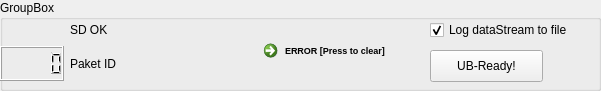
   <widget class="QGroupBox" name="groupBox_10">
    <property name="geometry">
     <rect>
      <x>190</x>
      <y>360</y>
      <width>601</width>
      <height>91</height>
     </rect>
    </property>
    <property name="title">
     <string>GroupBox</string>
    </property>
    <widget class="QWidget" name="gridLayoutWidget_10">
     <property name="geometry">
      <rect>
       <x>0</x>
       <y>20</y>
       <width>170</width>
       <height>61</height>
      </rect>
     </property>
     <layout class="QGridLayout" name="gridLayout_10">
      <item row="1" column="0">
       <widget class="QLCDNumber" name="paketIDLCD"/>
      </item>
      <item row="0" column="0">
       <widget class="QLabel" name="sdOkLED">
        <property name="minimumSize">
         <size>
          <width>20</width>
          <height>20</height>
         </size>
        </property>
        <property name="maximumSize">
         <size>
          <width>20</width>
          <height>20</height>
         </size>
        </property>
        <property name="text">
         <string/>
        </property>
        <property name="pixmap">
         <pixmap resource="FireTamer.qrc">:/images/ledoff.png</pixmap>
        </property>
        <property name="scaledContents">
         <bool>true</bool>
        </property>
       </widget>
      </item>
      <item row="0" column="1">
       <widget class="QLabel" name="label_8">
        <property name="maximumSize">
         <size>
          <width>100</width>
          <height>16777215</height>
         </size>
        </property>
        <property name="text">
         <string>SD OK</string>
        </property>
       </widget>
      </item>
      <item row="1" column="1">
       <widget class="QLabel" name="label_9">
        <property name="minimumSize">
         <size>
          <width>20</width>
          <height>20</height>
         </size>
        </property>
        <property name="text">
         <string>Paket ID</string>
        </property>
       </widget>
      </item>
     </layout>
    </widget>
    <widget class="QWidget" name="gridLayoutWidget_11">
     <property name="geometry">
      <rect>
       <x>200</x>
       <y>20</y>
       <width>221</width>
       <height>63</height>
      </rect>
     </property>
     <layout class="QGridLayout" name="gridLayout_11">
      <item row="0" column="0">
       <widget class="QLabel" name="ErrorLED">
        <property name="minimumSize">
         <size>
          <width>20</width>
          <height>20</height>
         </size>
        </property>
        <property name="maximumSize">
         <size>
          <width>20</width>
          <height>20</height>
         </size>
        </property>
        <property name="text">
         <string/>
        </property>
        <property name="pixmap">
         <pixmap resource="FireTamer.qrc">:/images/ledoff.png</pixmap>
        </property>
        <property name="scaledContents">
         <bool>true</bool>
        </property>
       </widget>
      </item>
      <item row="0" column="1">
       <widget class="QCommandLinkButton" name="ClearErrorButton">
        <property name="sizePolicy">
         <sizepolicy hsizetype="Maximum" vsizetype="Maximum">
          <horstretch>0</horstretch>
          <verstretch>0</verstretch>
         </sizepolicy>
        </property>
        <property name="maximumSize">
         <size>
          <width>150</width>
          <height>16777215</height>
         </size>
        </property>
        <property name="font">
         <font>
          <family>Segoe UI</family>
          <pointsize>7</pointsize>
         </font>
        </property>
        <property name="text">
         <string>ERROR [Press to clear]</string>
        </property>
       </widget>
      </item>
     </layout>
    </widget>
    <widget class="QCheckBox" name="checkBox_logStream">
     <property name="geometry">
      <rect>
       <x>430</x>
       <y>20</y>
       <width>161</width>
       <height>20</height>
      </rect>
     </property>
     <property name="text">
      <string>Log dataStream to file</string>
     </property>
     <property name="checked">
      <bool>true</bool>
     </property>
    </widget>
    <widget class="QPushButton" name="readyButton">
     <property name="geometry">
      <rect>
       <x>430</x>
       <y>50</y>
       <width>113</width>
       <height>32</height>
      </rect>
     </property>
     <property name="text">
      <string>UB-Ready!</string>
     </property>
    </widget>
   </widget>
